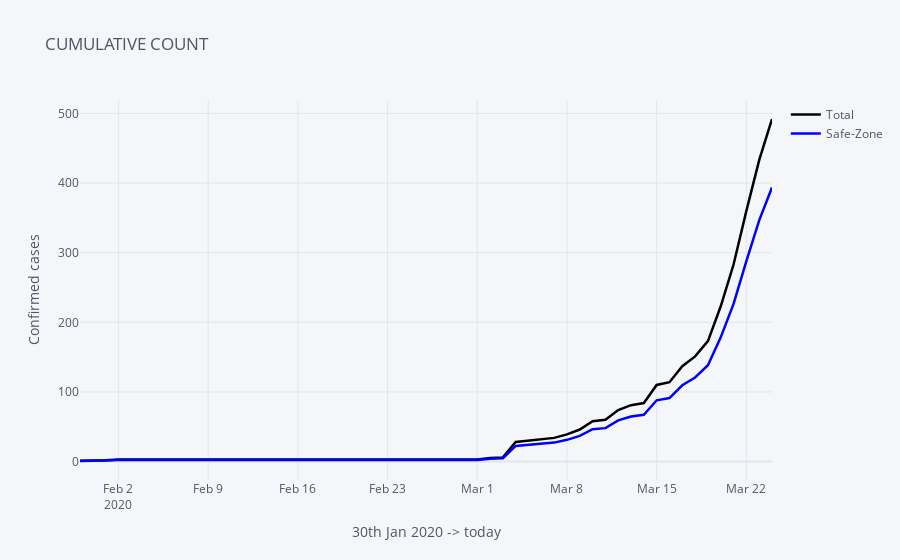

Write notebook code for a chart like this one.
### Code cell
india[['Total','Safe-Zone']].iplot(title='CUMULATIVE COUNT',
                    colors={'Total':'black', 'Safe-Zone':'blue'}, width=2.5
                    ,xTitle='30th Jan 2020 -> today', yTitle='Confirmed cases')

### Figure 1 — Plotly figure (JSON) as saved in the notebook; plotly's stock layout.template omitted (floating-point values rounded to 4 significant figures)
{"data": [{"line": {"color": "black", "dash": "solid", "shape": "linear", "width": 2.5}, "mode": "lines", "name": "Total", "text": "", "type": "scatter", "x": ["2020-01-30", "2020-01-31", "2020-02-01", "2020-02-02", "2020-02-03", "2020-02-04", "2020-02-05", "2020-02-06", "2020-02-07", "2020-02-08", "2020-02-09", "2020-02-10", "2020-02-11", "2020-02-12", "2020-02-13", "2020-02-14", "2020-02-15", "2020-02-16", "2020-02-17", "2020-02-18", "2020-02-19", "2020-02-20", "2020-02-21", "2020-02-22", "2020-02-23", "2020-02-24", "2020-02-25", "2020-02-26", "2020-02-27", "2020-02-28", "2020-02-29", "2020-03-01", "2020-03-02", "2020-03-03", "2020-03-04", "2020-03-05", "2020-03-06", "2020-03-07", "2020-03-08", "2020-03-09", "2020-03-10", "2020-03-11", "2020-03-12", "2020-03-13", "2020-03-14", "2020-03-15", "2020-03-16", "2020-03-17", "2020-03-18", "2020-03-19", "2020-03-20", "2020-03-21", "2020-03-22", "2020-03-23", "2020-03-24"], "y": [1, 1, 2, 3, 3, 3, 3, 3, 3, 3, 3, 3, 3, 3, 3, 3, 3, 3, 3, 3, 3, 3, 3, 3, 3, 3, 3, 3, 3, 3, 3, 3, 5, 6, 28, 30, 31, 34, 39, 46, 58, 60, 74, 81, 84, 110, 114, 137, 151, 173, 223, 283, 360, 433, 492]}, {"line": {"color": "blue", "dash": "solid", "shape": "linear", "width": 2.5}, "mode": "lines", "name": "Safe-Zone", "text": "", "type": "scatter", "x": ["2020-01-30", "2020-01-31", "2020-02-01", "2020-02-02", "2020-02-03", "2020-02-04", "2020-02-05", "2020-02-06", "2020-02-07", "2020-02-08", "2020-02-09", "2020-02-10", "2020-02-11", "2020-02-12", "2020-02-13", "2020-02-14", "2020-02-15", "2020-02-16", "2020-02-17", "2020-02-18", "2020-02-19", "2020-02-20", "2020-02-21", "2020-02-22", "2020-02-23", "2020-02-24", "2020-02-25", "2020-02-26", "2020-02-27", "2020-02-28", "2020-02-29", "2020-03-01", "2020-03-02", "2020-03-03", "2020-03-04", "2020-03-05", "2020-03-06", "2020-03-07", "2020-03-08", "2020-03-09", "2020-03-10", "2020-03-11", "2020-03-12", "2020-03-13", "2020-03-14", "2020-03-15", "2020-03-16", "2020-03-17", "2020-03-18", "2020-03-19", "2020-03-20", "2020-03-21", "2020-03-22", "2020-03-23", "2020-03-24"], "y": [0.8, 0.8, 1.6, 2.4, 2.4, 2.4, 2.4, 2.4, 2.4, 2.4, 2.4, 2.4, 2.4, 2.4, 2.4, 2.4, 2.4, 2.4, 2.4, 2.4, 2.4, 2.4, 2.4, 2.4, 2.4, 2.4, 2.4, 2.4, 2.4, 2.4, 2.4, 2.4, 4, 4.8, 22.4, 24, 24.8, 27.2, 31.2, 36.8, 46.4, 48, 59.2, 64.8, 67.2, 88, 91.2, 109.6, 120.8, 138.4, 178.4, 226.4, 288, 346.4, 393.6]}], "layout": {"legend": {"bgcolor": "#F5F6F9", "font": {"color": "#4D5663"}}, "paper_bgcolor": "#F5F6F9", "plot_bgcolor": "#F5F6F9", "title": {"font": {"color": "#4D5663"}, "text": "CUMULATIVE COUNT"}, "xaxis": {"gridcolor": "#E1E5ED", "showgrid": true, "tickfont": {"color": "#4D5663"}, "title": {"font": {"color": "#4D5663"}, "text": "30th Jan 2020 -> today"}, "zerolinecolor": "#E1E5ED"}, "yaxis": {"gridcolor": "#E1E5ED", "showgrid": true, "tickfont": {"color": "#4D5663"}, "title": {"font": {"color": "#4D5663"}, "text": "Confirmed cases"}, "zerolinecolor": "#E1E5ED"}}}
